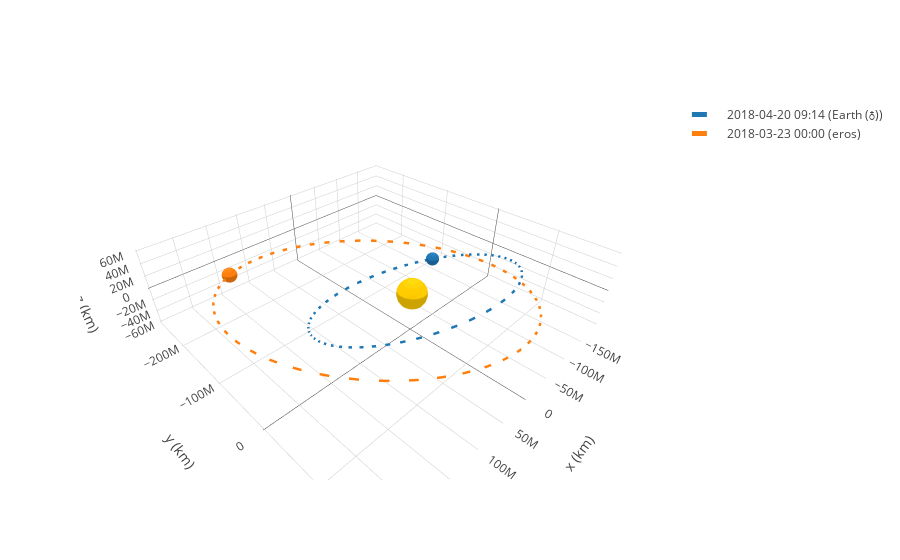

Notebook code for this chart:
### Code cell
frame = OrbitPlotter3D()

frame.plot(Orbit.from_body_ephem(Earth), label=Earth)
frame.plot(eros, label='eros')

frame.show()
